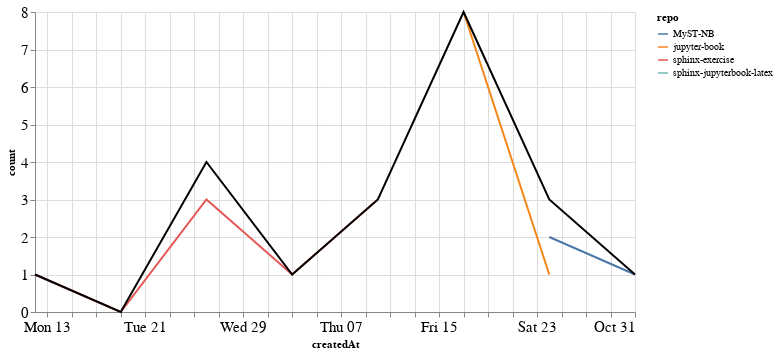

This figure's notebook cell:
### Markdown cell above
### Comments

### Code cell
comments_time = comments.groupby('repo').resample('W', on='createdAt').count()['author'].reset_index()
comments_time = comments_time.rename(columns={'author': 'count'})
comments_time_total = comments_time.groupby('createdAt').agg({"count": "sum"}).reset_index()
ch1 = alt.Chart(comments_time, width=600).mark_line().encode(
    x='createdAt',
    y='count',
    color='repo',
    tooltip="repo"
)

ch2 = alt.Chart(comments_time_total, width=600).mark_line(color="black").encode(
    x='createdAt',
    y='count',
)

ch1 + ch2

### Figure 1 — Vega-Lite specification as saved in the notebook (floating-point values rounded to 4 significant figures)
{"config": {"axisLeft": {"labelFontSize": 15}, "axisBottom": {"labelFontSize": 15}}, "layer": [{"data": {"name": "data-2230f033604b3b61cf20ac025a5af9cb"}, "mark": "line", "encoding": {"color": {"type": "nominal", "field": "repo"}, "tooltip": {"type": "nominal", "field": "repo"}, "x": {"type": "temporal", "field": "createdAt"}, "y": {"type": "quantitative", "field": "count"}}, "width": 600}, {"data": {"name": "data-3dff7b7e7ddc11670b58f58e1fc30ca7"}, "mark": {"type": "line", "color": "black"}, "encoding": {"x": {"type": "temporal", "field": "createdAt"}, "y": {"type": "quantitative", "field": "count"}}, "width": 600}], "$schema": "https://vega.github.io/schema/vega-lite/v4.8.1.json", "datasets": {"data-2230f033604b3b61cf20ac025a5af9cb": [{"repo": "MyST-NB", "createdAt": "2021-10-24T00:00:00", "count": 2}, {"repo": "MyST-NB", "createdAt": "2021-10-31T00:00:00", "count": 1}, {"repo": "jupyter-book", "createdAt": "2021-10-17T00:00:00", "count": 8}, {"repo": "jupyter-book", "createdAt": "2021-10-24T00:00:00", "count": 1}, {"repo": "sphinx-exercise", "createdAt": "2021-09-12T00:00:00", "count": 1}, {"repo": "sphinx-exercise", "createdAt": "2021-09-19T00:00:00", "count": 0}, {"repo": "sphinx-exercise", "createdAt": "2021-09-26T00:00:00", "count": 3}, {"repo": "sphinx-exercise", "createdAt": "2021-10-03T00:00:00", "count": 1}, {"repo": "sphinx-exercise", "createdAt": "2021-10-10T00:00:00", "count": 3}, {"repo": "sphinx-jupyterbook-latex", "createdAt": "2021-09-26T00:00:00", "count": 1}], "data-3dff7b7e7ddc11670b58f58e1fc30ca7": [{"createdAt": "2021-09-12T00:00:00", "count": 1}, {"createdAt": "2021-09-19T00:00:00", "count": 0}, {"createdAt": "2021-09-26T00:00:00", "count": 4}, {"createdAt": "2021-10-03T00:00:00", "count": 1}, {"createdAt": "2021-10-10T00:00:00", "count": 3}, {"createdAt": "2021-10-17T00:00:00", "count": 8}, {"createdAt": "2021-10-24T00:00:00", "count": 3}, {"createdAt": "2021-10-31T00:00:00", "count": 1}]}}
